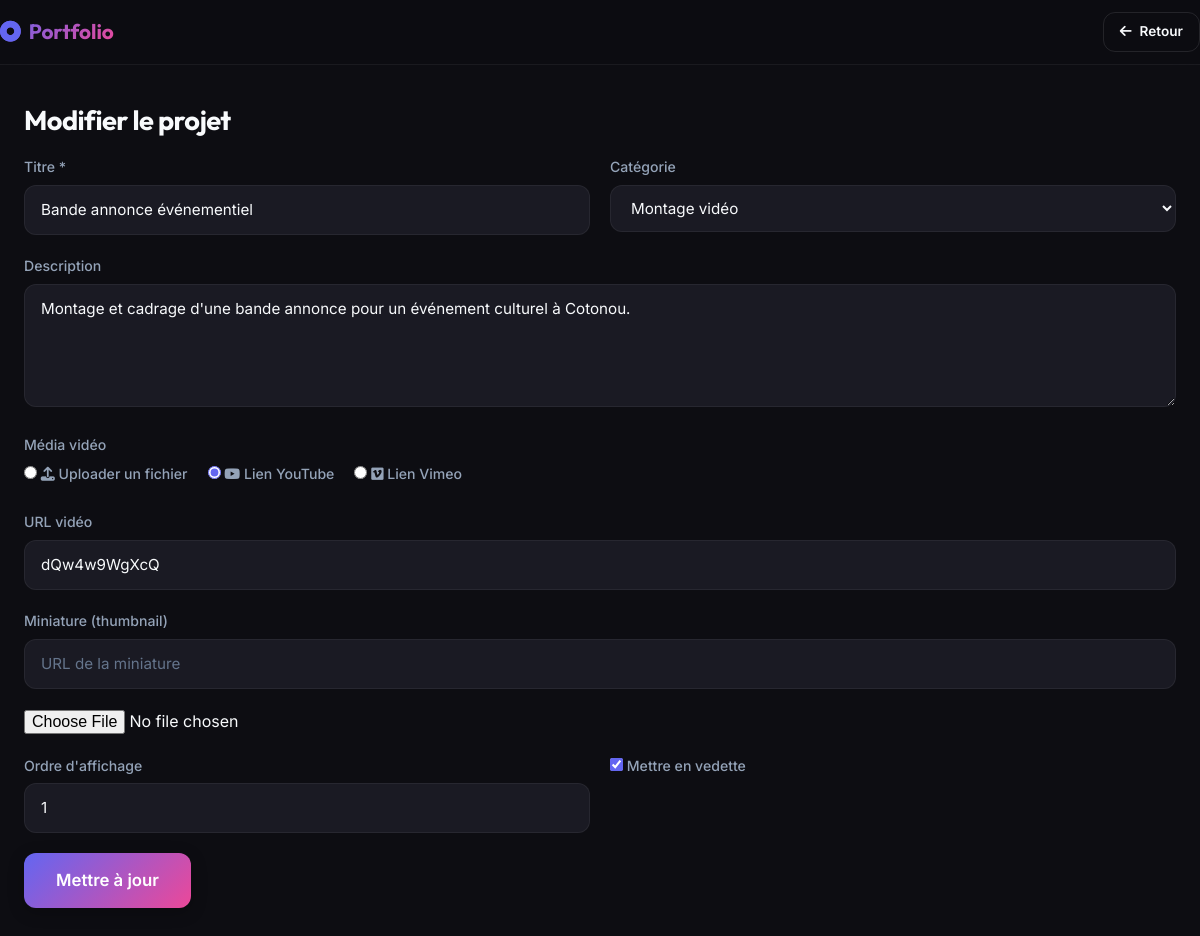
The page /admin/upload.php?edit=1 (signed in) on the database its author committed.
### tables this page shows
CREATE TABLE IF NOT EXISTS `projects` (
    `id` INT AUTO_INCREMENT PRIMARY KEY,
    `slug` VARCHAR(255) UNIQUE NOT NULL,
    `title` VARCHAR(255) NOT NULL,
    `description` TEXT,
    `category` ENUM('montage', 'cadrage', 'motion', 'reportage', 'autre') DEFAULT 'montage',
    `thumbnail` VARCHAR(255) DEFAULT NULL,
    `media_type` ENUM('upload', 'youtube', 'vimeo') DEFAULT 'upload',
    `media_url` VARCHAR(500) DEFAULT NULL,
    `media_file` VARCHAR(255) DEFAULT NULL,
    `featured` TINYINT(1) DEFAULT 0,
    `order_num` INT DEFAULT 0,
    `created_at` TIMESTAMP DEFAULT CURRENT_TIMESTAMP,
    `updated_at` TIMESTAMP DEFAULT CURRENT_TIMESTAMP ON UPDATE CURRENT_TIMESTAMP
);

### admin/upload.php (the view, shortened to what this page needs)
<?php
$db = getDB();
$edit_id = (int) ($_GET['edit'] ?? 0);
$project = null;
if ($edit_id > 0) {
    $stmt = $db->prepare('SELECT * FROM projects WHERE id = :id LIMIT 1');
    $stmt->execute([':id' => $edit_id]);
    $project = $stmt->fetch();
}
$title       = $project ? htmlspecialchars($project['title']) : '';
$description = $project ? htmlspecialchars($project['description']) : '';
$category    = $project ? $project['category'] : 'montage';
$featured    = $project ? (bool) $project['featured'] : false;
$order_num   = $project ? (int) $project['order_num'] : 0;
$media_type  = $project ? $project['media_type'] : 'upload';
$media_url   = $project ? htmlspecialchars($project['media_url']) : '';
$thumbnail   = $project ? htmlspecialchars($project['thumbnail']) : '';
$edit_mode   = (bool) $project;
?>
<!DOCTYPE html>
<html lang="fr">
<head>
<link rel="stylesheet" href="https://cdnjs.cloudflare.com/ajax/libs/font-awesome/6.5.1/css/all.min.css">
<link rel="stylesheet" href="../assets/css/style.css">
</head>
<body>
<header class="admin-header">
  <div class="admin-header-inner">
    <a href="index.php" class="admin-brand"><i class="fa-solid fa-circle-dot"></i> Portfolio</a>
    <a href="index.php" class="btn btn-outline btn-sm"><i class="fa-solid fa-arrow-left"></i> Retour</a>
  </div>
</header>
<main class="admin-main">
  <h1><?= $edit_mode ? 'Modifier le projet' : 'Nouveau projet' ?></h1>
  <form method="post" enctype="multipart/form-data" action="upload.php<?= $edit_mode ? '?edit=' . (int) $edit_id : '' ?>">
    <div class="form-grid">
      <div class="form-group">
        <label for="title">Titre *</label>
        <input type="text" id="title" name="title" required value="<?= $title ?>">
      </div>
      <div class="form-group">
        <label for="category">Catégorie</label>
        <select id="category" name="category">
          <option value="montage" <?= $category === 'montage' ? 'selected' : '' ?>>Montage vidéo</option>
        </select>
      </div>
    </div>
    <div class="form-group">
      <label for="description">Description</label>
      <textarea id="description" name="description" rows="4"><?= $description ?></textarea>
    </div>
    <div class="form-group">
      <label>Média vidéo</label>
      <div class="radio-group">
        <label class="radio-label">
          <input type="radio" name="media_type" value="upload" <?= $media_type === 'upload' ? 'checked' : '' ?> onchange="toggleMedia(this.value)">
          <span><i class="fa-solid fa-upload"></i> Uploader un fichier</span>
        </label>
        <label class="radio-label">
          <input type="radio" name="media_type" value="youtube" <?= $media_type === 'youtube' ? 'checked' : '' ?> onchange="toggleMedia(this.value)">
          <span><i class="fa-brands fa-youtube"></i> Lien YouTube</span>
        </label>
        <label class="radio-label">
          <input type="radio" name="media_type" value="vimeo" <?= $media_type === 'vimeo' ? 'checked' : '' ?> onchange="toggleMedia(this.value)">
          <span><i class="fa-brands fa-vimeo"></i> Lien Vimeo</span>
        </label>
      </div>
    </div>
    <div id="media-link" class="media-section" style="display:<?= $media_type !== 'upload' ? 'block' : 'none' ?>">
      <div class="form-group">
        <label for="media_url">URL vidéo</label>
        <input type="url" id="media_url" name="media_url" placeholder="https://www.youtube.com/watch?v=..." value="<?= $media_url ?>">
      </div>
    </div>
    <div class="form-group">
      <label>Miniature (thumbnail)</label>
      <div class="thumbnail-row">
        <div class="form-group" style="flex: 1">
          <input type="text" name="thumbnail_url" placeholder="URL de la miniature" value="<?= $thumbnail ?>">
        </div>
        <div class="form-group" style="flex: 1">
          <input type="file" name="thumbnail_file" accept="image/*">
        </div>
      </div>
    </div>
    <div class="form-grid">
      <div class="form-group">
        <label for="order_num">Ordre d'affichage</label>
        <input type="number" id="order_num" name="order_num" min="0" value="<?= $order_num ?>">
      </div>
      <div class="form-group">
        <label class="checkbox-label">
          <input type="checkbox" name="featured" value="1" <?= $featured ? 'checked' : '' ?>>
          <span>Mettre en vedette</span>
        </label>
      </div>
    </div>
    <button type="submit" class="btn btn-primary btn-lg"><?= $edit_mode ? 'Mettre à jour' : 'Créer le projet' ?></button>
  </form>
</main>
</body>
</html>

### assets/css/style.css (style rules this page uses)
:root { --bg-base: #0D0D12; --bg-surface: #16161D; --bg-elevated: #1E1E28; --bg-input: #1A1A23; --color-primary: #6366F1; --color-secondary: #EC4899; --color-accent: #818CF8; --gradient-primary: linear-gradient(135deg, #6366F1 0%, #EC4899 100%); --text-primary: #F8FAFC; --text-secondary: #94A3B8; --text-muted: #64748B; --border-subtle: rgba(255, 255, 255, 0.06); --border-medium: rgba(255, 255, 255, 0.1); --shadow-sm: 0 2px 8px rgba(0, 0, 0, 0.2); --shadow-md: 0 4px 16px rgba(0, 0, 0, 0.25); --shadow-lg: 0 8px 32px rgba(0, 0, 0, 0.3); --shadow-glow: 0 0 24px rgba(99, 102, 241, 0.15); --radius-sm: 8px; --radius-md: 12px; --radius-lg: 16px; --radius-full: 9999px; --transition-fast: 0.2s ease; --transition-base: 0.3s cubic-bezier(0.4, 0, 0.2, 1); --font-display: 'Outfit', system-ui, sans-serif; --font-body: 'Inter', system-ui, sans-serif; --header-height: 64px; --section-padding-y: 96px; }
*, *::before, *::after { box-sizing: border-box; margin: 0; padding: 0; }
html { scroll-behavior: smooth; -webkit-font-smoothing: antialiased; }
body { font-family: var(--font-body); background: var(--bg-base); color: var(--text-primary); line-height: 1.6; min-height: 100vh; overflow-x: hidden; transition: background-color var(--transition-base), color var(--transition-base); }
a { color: inherit; text-decoration: none; }
button, input, textarea, select { font: inherit; color: inherit; background: none; border: none; }
h1, h2, h3, .font-display { font-family: var(--font-display); font-weight: 700; }
h1 { font-size: clamp(2.25rem, 5vw, 3.5rem); line-height: 1.15; letter-spacing: -0.02em; }
.btn { display: inline-flex; align-items: center; gap: 8px; padding: 12px 24px; border-radius: var(--radius-md); font-weight: 600; font-size: 0.95rem; cursor: pointer; transition: all var(--transition-base); white-space: nowrap; position: relative; }
.btn-primary { background: var(--gradient-primary); color: #fff; box-shadow: var(--shadow-md); }
.btn-outline { border: 1.5px solid var(--border-medium); color: var(--text-primary); }
.btn-sm { padding: 8px 16px; font-size: 0.85rem; }
.btn-lg { padding: 14px 32px; font-size: 1.05rem; }
.form-group { margin-bottom: 20px; }
.form-group label { display: block; font-size: 0.88rem; color: var(--text-secondary); margin-bottom: 6px; font-weight: 500; }
.form-group input[type="text"], .form-group input[type="url"], .form-group input[type="number"], .form-group input[type="password"], .form-group input[type="email"], .form-group textarea, .form-group select { width: 100%; padding: 12px 16px; background: var(--bg-input); border: 1.5px solid var(--border-subtle); border-radius: var(--radius-md); color: var(--text-primary); font-size: 0.95rem; transition: all var(--transition-base); }
.form-group input::placeholder, .form-group textarea::placeholder { color: var(--text-muted); }
.form-grid { display: grid; grid-template-columns: 1fr 1fr; gap: 0 20px; }
.checkbox-label, .radio-label { display: flex; align-items: center; gap: 8px; cursor: pointer; font-weight: 500; color: var(--text-primary); font-size: 0.92rem; }
.checkbox-label input, .radio-label input { accent-color: var(--color-primary); }
.radio-group { display: flex; gap: 20px; flex-wrap: wrap; margin-top: 6px; }
.admin-header { background: rgba(13, 13, 18, 0.75); backdrop-filter: blur(16px); -webkit-backdrop-filter: blur(16px); border-bottom: 1px solid var(--border-subtle); transition: background-color var(--transition-base); }
.admin-header-inner { display: flex; align-items: center; justify-content: space-between; height: var(--header-height); }
.admin-brand { font-family: var(--font-display); font-size: 1.3rem; font-weight: 700; background: var(--gradient-primary); -webkit-background-clip: text; -webkit-text-fill-color: transparent; background-clip: text; }
.admin-brand i { -webkit-text-fill-color: var(--color-primary); margin-right: 4px; }
.admin-main { padding: 40px 24px; max-width: 1200px; margin: 0 auto; }
.admin-main h1 { font-size: 1.7rem; margin-bottom: 20px; }

### rows shown on the page
projects: title "Bande annonce événementiel", category "Montage vidéo", description "Montage et cadrage d'une bande annonce pour un événement culturel à Cotonou.", media_type "☐ Uploader un fichier", media_type "☑ Lien YouTube", media_type "☐ Lien Vimeo", media_url "dQw4w9WgXcQ", order_num "1", featured "☑"
